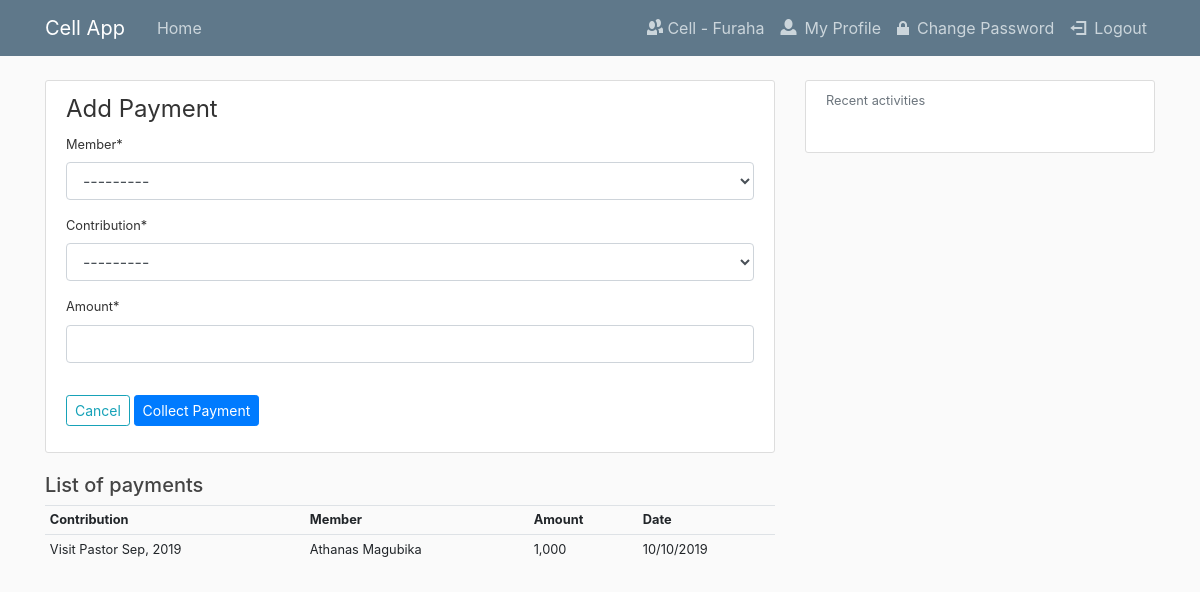
Page /payments/create/ (signed in) on the committed database.
### cell/models.py (models this page shows, shortened)
class Member(models.Model):
    user = models.OneToOneField(User, on_delete=models.CASCADE, null=True, blank=True)
    cell_group = models.ForeignKey(CellGroup, on_delete=models.CASCADE)
    record_date = models.DateTimeField(default=timezone.now)
    created_by = models.ForeignKey(User, on_delete=models.PROTECT, related_name='member_created_by')
    name = models.CharField(max_length=100)
    phone_no = models.CharField(max_length=20, null=True)
    class Meta:
        unique_together = ('name', 'cell_group',)
        ordering = ['name']
    def __str__(self):
        return f'{self.name}'

class CellGroup(models.Model):
    name = models.CharField(max_length=100)
    created_by = models.ForeignKey(User, on_delete=models.PROTECT)
    record_date = models.DateTimeField(default=timezone.now)
    def __str__(self):
        return f'{self.name}'

class Payment(models.Model):
    member = models.ForeignKey(Member, on_delete=models.CASCADE)
    contribution = models.ForeignKey(Contribution, on_delete=models.CASCADE)
    record_date = models.DateTimeField(default=timezone.now)
    amount = models.DecimalField(max_digits=10, decimal_places=0)
    created_by = models.ForeignKey(
        User, on_delete=models.PROTECT, related_name='payment_created_by')
    cell_group = models.ForeignKey(CellGroup, on_delete=models.CASCADE)
    class Meta:
        ordering = ['-record_date']

class Contribution(models.Model):
    cell_group = models.ForeignKey(CellGroup, on_delete=models.CASCADE)
    record_date = models.DateTimeField(default=timezone.now)
    name = models.CharField(max_length=100)
    amount = models.DecimalField(max_digits=10, decimal_places=0)
    created_by = models.ForeignKey(
        User, on_delete=models.PROTECT, related_name='contribution_created_by')
    class Meta:
        ordering = ['-record_date']
    def __str__(self):
        return f'{self.name}'

### cell/views.py (the view, shortened to what this page needs)
# urls.py: path('payments/create/', views.CreatePaymentView.as_view(), name="create-payment"),
class CreatePaymentView(LoginRequiredMixin, CreateView):
    model = Payment
    fields = ['member', 'contribution', 'amount']
    template_name = 'cell/cell_payment_form.html'

### base/context_processors.py (called while the page is built)
def add_log_entries(request):
    if request.user and not request.user.is_anonymous:
        return {'log_entries': LogEntry.objects.filter(actor=request.user).order_by('-timestamp')[:5]}
    return {}

### cell/templates/cell/cell_payment_form.html (shortened to what this page needs)
{% extends "base/base.html" %}
{% load crispy_forms_tags %}
{% load humanize %}
{% block content %}
    <div class="content-section">
        <form method="POST">
            <fieldset class="form-group">
                <legend class="borde-botton mb-2">Add Payment</legend>
                {{ form|crispy }}
            </fieldset>
            <div class="form-group">
                <a class="btn btn-outline-info btn-sm" href="{% url 'home' %}">Cancel</a>
                <button class="btn btn-primary btn-sm" type="submmit">Collect Payment</button>
            </div>
        </form>
    </div>
    {% if user.is_authenticated %}
        {% if user.member %}
            {% if user.member.cell_group.payment_set.all %}
                <h5>List of payments</h5>
                <table class="table table-sm table-hover">
                    <tr>
                        <th>Contribution</th>
                        <th>Member</th>
                        <th>Amount</th>
                        <th>Date</th>
                    </tr>
                    {% for m in user.member.cell_group.payment_set.all %}
                        <tr>
                            <td>{{ m.contribution }}</td>
                            <td>{{ m.member }}</td>
                            <td>{{ m.amount|intcomma }}</td>
                            <td>{{ m.record_date|date:"d/m/Y" }}</td>
                        </tr>
                    {% endfor %}
                </table>
            {% else %}
                <p>No records to display</p>
            {% endif %}
        {% else %}
            <p>This application is for management of cell groups. However, you are not linked to any cell group right now!</p>
            <a class="btn btn-primary btn-sm" href="{% url 'create-cell-group' %}">Create new cell group</a>
        {% endif %}
    {% else %}
        <p>You are not logged in yet!</p>
        <a href="{% url 'login' %}">Login</a>
    {% endif %}
{% endblock content%}

### base/templates/base/base.html (shortened to what this page needs)
{% load static %}
<!DOCTYPE html>
<html>
<head>
    <link rel="stylesheet" href="https://stackpath.bootstrapcdn.com/bootstrap/4.3.1/css/bootstrap.min.css">
    <link rel="stylesheet" type="text/css" href="{% static 'base/font/css/open-iconic-bootstrap.css' %}"/>
    <link rel="stylesheet" type="text/css" href="{% static 'base/main.css' %}"/>
</head>
<body>
    <header class="site-header">
      <nav class="navbar navbar-expand-md navbar-dark bg-steel fixed-top">
        <div class="container">
          <a class="navbar-brand mr-4" href="{% url 'home' %}">Cell App</a>
          <div class="collapse navbar-collapse" id="navbarToggle">
            <div class="navbar-nav mr-auto">
              <a class="nav-item nav-link" href="{% url 'home' %}">Home</a>
            </div>
            <div class="navbar-nav">
              {% if user.is_authenticated %}
                <a class="nav-item nav-link" href="{% url 'home' %}"><span class="oi oi-people"></span> Cell - {{ user.member.cell_group }}</a>
                <a class="nav-item nav-link" href="{% url 'profile' %}"><span class="mr-2 oi oi-person"></span>My Profile</a>
                <a class="nav-item nav-link" href="{% url 'change-password' %}"><span class="mr-2 oi oi-lock-locked"></span>Change Password</a>
                <a class="nav-item nav-link" href="{% url 'logout' %}"><span class="mr-2 oi oi-account-logout"></span>Logout</a>
              {% else %}
                <a class="nav-item nav-link" href="{% url 'login' %}">Login</a>
                <a class="nav-item nav-link" href="{% url 'register' %}">Register</a>
              {% endif %}
            </div>
          </div>
        </div>
      </nav>
    </header>
    <main role="main" class="container">
      <div class="row">
        <div class="col-md-8 small">
          {% block content %}{% endblock %}
        </div>
        <div class="col-md-4">
          <div class="small content-section">
            {% if user.is_authenticated %}
              <p class='text-muted'>Recent activities
              </p>
            {% else %}
              <p>Not logged in</p>
            {% endif %}
          </div>
        </div>
      </div>
    </main>
</body>
</html>

### base/static/base/main.css (style rules this page uses)
body { background: #fafafa; color: #333333; margin-top: 5rem; }
h1, h2, h3, h4, h5, h6 { color: #444444; }
.bg-steel { background-color: #5f788a; }
.site-header .navbar-nav .nav-link { color: #cbd5db; }
.content-section { background: #ffffff; padding: 10px 20px; border: 1px solid #dddddd; border-radius: 3px; margin-bottom: 20px; }

### rows in the picture
Payment: contribution "Visit Pastor Sep, 2019", member "Athanas Magubika", amount "1,000", record_date "10/10/2019"

### other values in the picture
{{ user.member.cell_group }} "Furaha"
